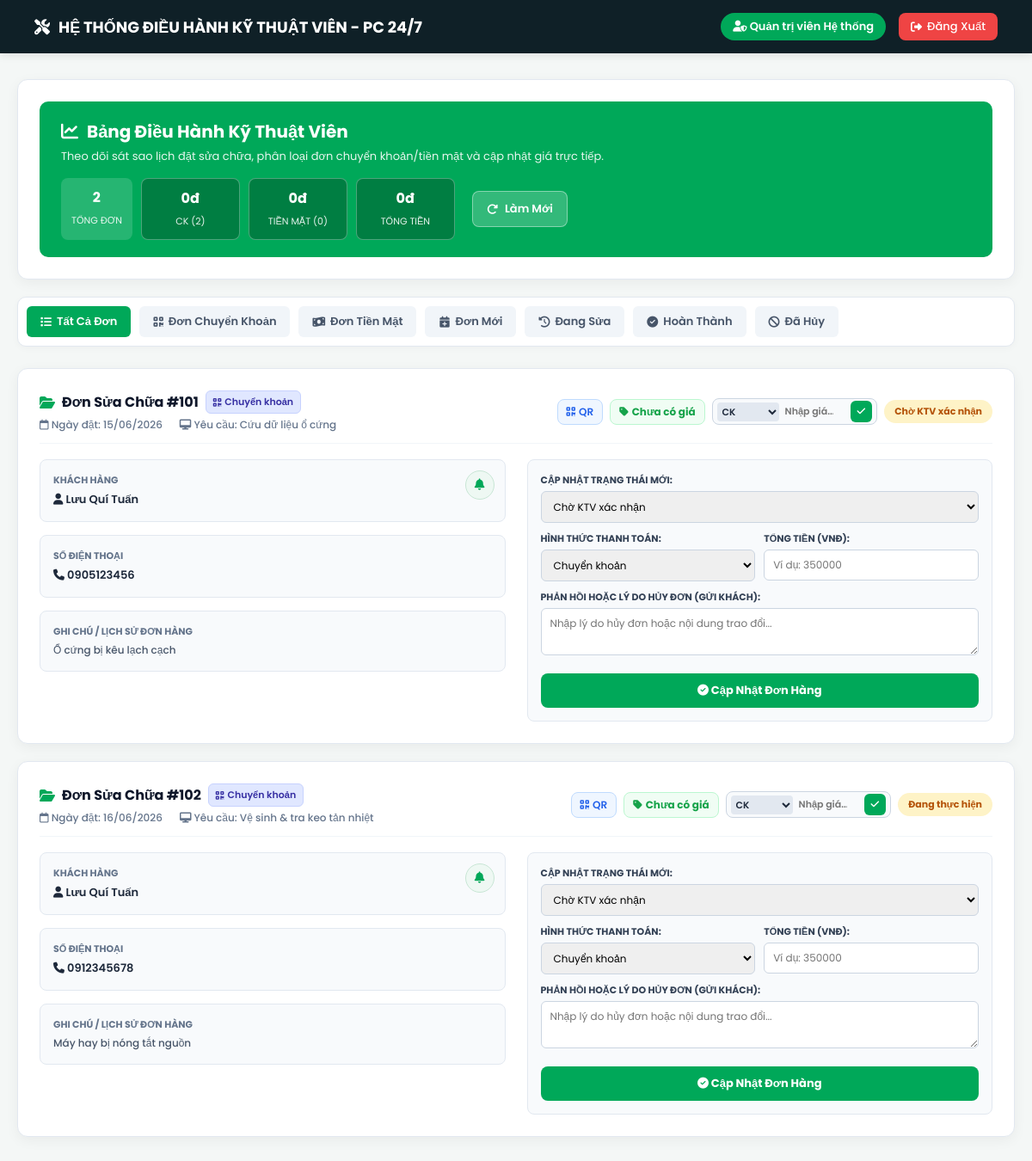
/kythuat.php (signed in), run on the app's committed database.
### tables this page shows
CREATE TABLE `bookings` (
  `id` int(11) NOT NULL AUTO_INCREMENT,
  `user_id` int(11) NOT NULL,
  `customer_name` varchar(100) NOT NULL,
  `phone` varchar(15) NOT NULL,
  `address` varchar(255) DEFAULT NULL,
  `service_name` varchar(150) NOT NULL,
  `booking_date` date NOT NULL,
  `payment_method` varchar(100) NOT NULL,
  `note` text DEFAULT NULL,
  `status` varchar(50) NOT NULL DEFAULT 'Chờ KTV xác nhận',
  `created_at` timestamp NOT NULL DEFAULT current_timestamp(),
  PRIMARY KEY (`id`),
  KEY `user_id` (`user_id`),
  CONSTRAINT `fk_bookings_users` FOREIGN KEY (`user_id`) REFERENCES `users` (`id`) ON DELETE CASCADE
);

CREATE TABLE `users` (
  `id` int(11) NOT NULL AUTO_INCREMENT,
  `fullname` varchar(100) NOT NULL,
  `phone` varchar(15) NOT NULL,
  `username` varchar(50) NOT NULL,
  `password` varchar(255) NOT NULL,
  `role` enum('admin','staff','khachhang') NOT NULL DEFAULT 'khachhang',
  `created_at` timestamp NOT NULL DEFAULT current_timestamp(),
  PRIMARY KEY (`id`),
  UNIQUE KEY `username` (`username`)
);

### kythuat.php (the view, shortened to what this page needs)
<?php
require_once __DIR__ . '/../config/connect.php';
$ktv_name = $_SESSION['fullname'] ?? ($_SESSION['username'] ?? 'Kỹ Thuật Viên');
$base_asset_url = "../assets/VCBTuan.jpg";
$query = "SELECT b.*, u.fullname FROM bookings b LEFT JOIN users u ON b.user_id = u.id ORDER BY b.id ASC";
$result = $conn->query($query);
$total_orders = 0;
$grand_total_revenue = 0;
$transfer_revenue = 0;
$cash_revenue = 0;
$transfer_count = 0;
$cash_count = 0;
$all_bookings = [];
if ($result && $result->num_rows > 0) {
    while ($row = $result->fetch_assoc()) {
        $st = trim($row['status'] ?? '');
        $p_val = floatval($row['gia'] ?? 0);
        $p_method = 'Chuyển khoản';
        $row['parsed_payment_method'] = $p_method;
        $all_bookings[] = $row;
        $total_orders++;
        if ($st !== 'Đã hủy') {
            $grand_total_revenue += $p_val;
            if ($p_method === 'Tiền mặt') {
                $cash_revenue += $p_val;
                $cash_count++;
            } else {
                $transfer_revenue += $p_val;
                $transfer_count++;
            }
        }
    }
}
?>
<!DOCTYPE html>
<html lang="vi">
<head>
    <link rel="stylesheet" href="https://cdnjs.cloudflare.com/ajax/libs/font-awesome/6.4.0/css/all.min.css">
</head>
<body>
    <header class="navbar">
        <div class="navbar-brand">
            <i class="fa-solid fa-screwdriver-wrench"></i> HỆ THỐNG ĐIỀU HÀNH KỸ THUẬT VIÊN - PC 24/7
        </div>
        <div class="navbar-actions">
            <span class="badge-ktv"><i class="fa-solid fa-user-shield"></i> <?php echo htmlspecialchars($ktv_name); ?></span>
            <a href="../auth/logout.php" class="btn-logout"><i class="fa-solid fa-right-from-bracket"></i> Đăng Xuất</a>
        </div>
    </header>
    <div class="container">
        <div class="dashboard-header">
            <div class="header-top-box">
                <div>
                    <h2><i class="fa-solid fa-chart-line"></i> Bảng Điều Hành Kỹ Thuật Viên</h2>
                    <p>Theo dõi sát sao lịch đặt sửa chữa, phân loại đơn chuyển khoản/tiền mặt và cập nhật giá trực tiếp.</p>
                </div>
                <div class="header-right-actions">
                    <div class="stats-boxes">
                        <div class="stat-box"><span><?php echo $total_orders; ?></span><small>Tổng đơn</small></div>
                        <div class="stat-box highlight" title="Doanh thu chuyển khoản">
                            <span><?php echo number_format($transfer_revenue, 0, ',', '.'); ?>đ</span>
                            <small>CK (<?php echo $transfer_count; ?>)</small>
                        </div>
                        <div class="stat-box highlight" title="Doanh thu tiền mặt">
                            <span><?php echo number_format($cash_revenue, 0, ',', '.'); ?>đ</span>
                            <small>Tiền mặt (<?php echo $cash_count; ?>)</small>
                        </div>
                        <div class="stat-box highlight" title="Tổng doanh thu toàn hệ thống">
                            <span><?php echo number_format($grand_total_revenue, 0, ',', '.'); ?>đ</span>
                            <small>Tổng tiền</small>
                        </div>
                    </div>
                    <button type="button" class="btn-reset" onclick="window.location.reload();">
                        <i class="fa-solid fa-rotate-right"></i> Làm Mới
                    </button>
                </div>
            </div>
        </div>
        <div class="filter-tabs">
            <button class="tab-btn active" onclick="filterOrders('all', event)"><i class="fa-solid fa-list"></i> Tất Cả Đơn</button>
            <button class="tab-btn" onclick="filterOrders('transfer', event)"><i class="fa-solid fa-qrcode"></i> Đơn Chuyển Khoản</button>
            <button class="tab-btn" onclick="filterOrders('cash', event)"><i class="fa-solid fa-money-bill-wave"></i> Đơn Tiền Mặt</button>
            <button class="tab-btn" onclick="filterOrders('moi', event)"><i class="fa-solid fa-calendar-plus"></i> Đơn Mới</button>
            <button class="tab-btn" onclick="filterOrders('lichsu', event)"><i class="fa-solid fa-clock-rotate-left"></i> Đang Sửa</button>
            <button class="tab-btn" onclick="filterOrders('hoanthanh', event)"><i class="fa-solid fa-circle-check"></i> Hoàn Thành</button>
            <button class="tab-btn" onclick="filterOrders('dahuy', event)"><i class="fa-solid fa-ban"></i> Đã Hủy</button>
        </div>
        <div id="ordersContainer">
            <?php if (!empty($all_bookings)): ?>
                <?php foreach ($all_bookings as $order):
                    $status = trim($order['status'] ?? 'Chờ KTV xác nhận');
                    $badge_class = 'status-cho';
                    $category_type = 'moi';
                    $is_locked = ($status === 'Đã hủy' || $status === 'Đã hoàn thành');
                    $price_val = isset($order['gia']) ? floatval($order['gia']) : 0;
                    $price_display = ($price_val > 0) ? number_format($price_val, 0, ',', '.') . ' VNĐ' : 'Chưa có giá';
                    $payment_method = $order['parsed_payment_method'] ?? 'Chuyển khoản';
                    $payment_filter_class = ($payment_method === 'Tiền mặt') ? 'cash' : 'transfer';
                ?>
                    <div class="order-card <?php echo $is_locked ? 'locked-disabled' : ''; ?>" data-category="<?php echo $category_type; ?>" data-payment="<?php echo $payment_filter_class; ?>" data-status="<?php echo $status; ?>">
                        <div class="order-card-header">
                            <div>
                                <div class="order-title">
                                    <i class="fa-solid fa-folder-open" style="color: #00a859;"></i> Đơn Sửa Chữa #<?php echo $order['id']; ?>
                                    <?php if ($payment_method === 'Tiền mặt'): ?>
                                        <span class="method-badge method-cash"><i class="fa-solid fa-money-bill-wave"></i> Tiền mặt</span>
                                    <?php else: ?>
                                        <span class="method-badge method-transfer"><i class="fa-solid fa-qrcode"></i> Chuyển khoản</span>
                                    <?php endif; ?>
                                </div>
                                <div class="order-meta">
                                    <span><i class="fa-regular fa-calendar"></i> Ngày đặt: <?php echo date('d/m/Y', strtotime($order['booking_date'])); ?></span>
                                    <span><i class="fa-solid fa-desktop"></i> Yêu cầu: <?php echo htmlspecialchars($order['service_name']); ?></span>
                                </div>
                            </div>
                            <div class="header-right-group">
                                <button type="button" class="btn-qr-trigger" onclick="openQR(<?php echo $order['id']; ?>, <?php echo $price_val; ?>, 'Thanh toan don #<?php echo $order['id']; ?>', '<?php echo $base_asset_url; ?>')" title="Tạo mã QR chuyển khoản">
                                    <i class="fa-solid fa-qrcode"></i> QR
                                </button>
                                <div class="order-price-tag" title="Tổng tiền dịch vụ">
                                    <i class="fa-solid fa-tag"></i> <?php echo $price_display; ?>
                                </div>
                                <form method="POST" action="" class="quick-price-form" onsubmit="saveScrollPosition()">
                                    <select name="quick_payment_method" title="Chọn hình thức thanh toán" <?php echo $is_locked ? 'disabled' : ''; ?>>
                                        <option value="Chuyển khoản" <?php if($payment_method == 'Chuyển khoản') echo 'selected'; ?>>CK</option>
                                    </select>
                                    <input type="number" name="quick_total_cost" placeholder="Nhập giá..." value="<?php echo $price_val > 0 ? intval($price_val) : ''; ?>" <?php echo $is_locked ? 'disabled' : 'required'; ?>>
                                    <button type="submit" class="quick-price-btn" title="Cập nhật nhanh giá tiền" <?php echo $is_locked ? 'disabled' : ''; ?>><i class="fa-solid fa-check"></i></button>
                                </form>
                                <span class="status-badge <?php echo $badge_class; ?>"><?php echo htmlspecialchars($status); ?></span>
                            </div>
                        </div>
                        <div class="order-body">
                            <div style="display: flex; flex-direction: column; gap: 15px;">
                                <div class="info-box">
                                    <button type="button" class="btn-bell-chat" onclick="openChat(<?php echo $order['id']; ?>, '<?php echo htmlspecialchars($order['fullname'] ?? $order['customer_name'] ?? 'Khách hàng'); ?>')" title="Mở chat với khách">
                                        <i class="fa-solid fa-bell"></i>
                                    </button>
                                    <label>Khách Hàng</label>
                                    <p><i class="fa-solid fa-user"></i> <?php echo htmlspecialchars($order['fullname'] ?? $order['customer_name'] ?? 'Khách lẻ'); ?></p>
                                </div>
                                <div class="info-box">
                                    <label>Số Điện Thoại</label>
                                    <p><i class="fa-solid fa-phone"></i> <?php echo htmlspecialchars($order['phone']); ?></p>
                                </div>
                                <div class="info-box">
                                    <label>Ghi chú / Lịch sử đơn hàng</label>
                                    <p style="color: #475569; font-weight: 500; font-size: 12px; line-height: 1.5;">
                                        <?php echo nl2br(htmlspecialchars($order['note'])); ?>
                                    </p>
                                </div>
                            </div>
                            <div class="info-box">
                                <form method="POST" action="" class="form-update-box" onsubmit="saveScrollPosition()">
                                    <div>
                                        <label>Cập nhật trạng thái mới:</label>
                                        <select name="new_status" <?php echo $is_locked ? 'disabled' : 'required'; ?>>
                                            <option value="Chờ KTV xác nhận" <?php if($status == 'Chờ KTV xác nhận') echo 'selected'; ?>>Chờ KTV xác nhận</option>
                                        </select>
                                    </div>
                                    <div class="payment-row">
                                        <div>
                                            <label>Hình Thức Thanh Toán:</label>
                                            <select name="payment_method" <?php echo $is_locked ? 'disabled' : ''; ?>>
                                                <option value="Chuyển khoản" <?php if($payment_method == 'Chuyển khoản') echo 'selected'; ?>>Chuyển khoản</option>
                                            </select>
                                        </div>
                                        <div>
                                            <label>Tổng Tiền (VNĐ):</label>
                                            <input type="number" name="total_cost" placeholder="Ví dụ: 350000" value="<?php echo $price_val > 0 ? intval($price_val) : ''; ?>" <?php echo $is_locked ? 'disabled' : ''; ?>>
                                        </div>
                                    </div>
                                    <div>
                                        <label>Phản hồi hoặc Lý do hủy đơn (gửi khách):</label>
                                        <textarea name="feedback_note" placeholder="Nhập lý do hủy đơn hoặc nội dung trao đổi..." <?php echo $is_locked ? 'disabled' : ''; ?>></textarea>
                                    </div>
                                    <button type="submit" class="btn-submit-update" <?php echo $is_locked ? 'disabled' : ''; ?>>
                                        <i class="fa-solid fa-circle-check"></i> Cập Nhật Đơn Hàng
                                    </button>
                                </form>
                            </div>
                        </div>
                    </div>
                <?php endforeach; ?>
            <?php endif; ?>
        </div>
    </div>
</body>
</html>

### data on the page
bookings: id "101", booking_date "15/06/2026", service_name "Cứu dữ liệu ổ cứng", price_display "Chưa có giá", quick_payment_method "CK", status "Chờ KTV xác nhận", user.fullname "Lưu Quí Tuấn", phone "0905123456", note "Ổ cứng bị kêu lạch cạch", new_status "Chờ KTV xác nhận", payment_method "Chuyển khoản"
bookings: id "102", booking_date "16/06/2026", service_name "Vệ sinh & tra keo tản nhiệt", price_display "Chưa có giá", quick_payment_method "CK", status "Đang thực hiện", user.fullname "Lưu Quí Tuấn", phone "0912345678", note "Máy hay bị nóng tắt nguồn", new_status "Chờ KTV xác nhận", payment_method "Chuyển khoản"

### other printed values
$ktv_name "Quản trị viên Hệ thống"
$total_orders "2"
$transfer_revenue "0"
$transfer_count "2"
$cash_revenue "0"
$cash_count "0"
$grand_total_revenue "0"
